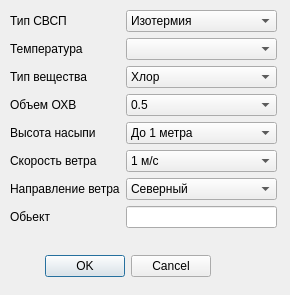
<?xml version="1.0" encoding="UTF-8"?>
<ui version="4.0">
 <class>InputParamsDialog</class>
 <widget class="QDialog" name="InputParamsDialog">
  <property name="geometry">
   <rect>
    <x>0</x>
    <y>0</y>
    <width>290</width>
    <height>295</height>
   </rect>
  </property>
  <property name="windowTitle">
   <string>Dialog</string>
  </property>
  <widget class="QDialogButtonBox" name="buttonBox">
   <property name="geometry">
    <rect>
     <x>30</x>
     <y>250</y>
     <width>181</width>
     <height>32</height>
    </rect>
   </property>
   <property name="orientation">
    <enum>Qt::Horizontal</enum>
   </property>
   <property name="standardButtons">
    <set>QDialogButtonBox::Cancel|QDialogButtonBox::Ok</set>
   </property>
  </widget>
  <widget class="QWidget" name="formLayoutWidget">
   <property name="geometry">
    <rect>
     <x>10</x>
     <y>10</y>
     <width>267</width>
     <height>231</height>
    </rect>
   </property>
   <layout class="QFormLayout" name="formLayout">
    <item row="0" column="0">
     <widget class="QLabel" name="label">
      <property name="toolTip">
       <string>&lt;html&gt;&lt;head/&gt;&lt;body&gt;&lt;p&gt;Степень вертикальной стойкости воздуха&lt;/p&gt;&lt;/body&gt;&lt;/html&gt;</string>
      </property>
      <property name="text">
       <string>Тип СВСП</string>
      </property>
     </widget>
    </item>
    <item row="1" column="0">
     <widget class="QLabel" name="label_2">
      <property name="text">
       <string>Температура</string>
      </property>
     </widget>
    </item>
    <item row="2" column="0">
     <widget class="QLabel" name="label_3">
      <property name="text">
       <string>Тип вещества</string>
      </property>
     </widget>
    </item>
    <item row="3" column="0">
     <widget class="QLabel" name="label_4">
      <property name="toolTip">
       <string>&lt;html&gt;&lt;head/&gt;&lt;body&gt;&lt;p&gt;Объем опасного химического вещества&lt;/p&gt;&lt;/body&gt;&lt;/html&gt;</string>
      </property>
      <property name="text">
       <string>Объем ОХВ</string>
      </property>
     </widget>
    </item>
    <item row="4" column="0">
     <widget class="QLabel" name="label_5">
      <property name="text">
       <string>Высота насыпи</string>
      </property>
     </widget>
    </item>
    <item row="0" column="1">
     <widget class="QComboBox" name="comboBox">
      <item>
       <property name="text">
        <string>Изотермия</string>
       </property>
      </item>
      <item>
       <property name="text">
        <string>Инверсия</string>
       </property>
      </item>
     </widget>
    </item>
    <item row="1" column="1">
     <widget class="QComboBox" name="comboBox_2"/>
    </item>
    <item row="2" column="1">
     <widget class="QComboBox" name="comboBox_3">
      <item>
       <property name="text">
        <string>Хлор</string>
       </property>
      </item>
      <item>
       <property name="text">
        <string>Амиак</string>
       </property>
      </item>
     </widget>
    </item>
    <item row="3" column="1">
     <widget class="QComboBox" name="comboBox_4">
      <item>
       <property name="text">
        <string>0.5</string>
       </property>
      </item>
      <item>
       <property name="text">
        <string>1</string>
       </property>
      </item>
      <item>
       <property name="text">
        <string>3</string>
       </property>
      </item>
      <item>
       <property name="text">
        <string>5</string>
       </property>
      </item>
      <item>
       <property name="text">
        <string>10</string>
       </property>
      </item>
      <item>
       <property name="text">
        <string>20</string>
       </property>
      </item>
      <item>
       <property name="text">
        <string>30</string>
       </property>
      </item>
      <item>
       <property name="text">
        <string>50</string>
       </property>
      </item>
      <item>
       <property name="text">
        <string>70</string>
       </property>
      </item>
      <item>
       <property name="text">
        <string>100</string>
       </property>
      </item>
      <item>
       <property name="text">
        <string>300</string>
       </property>
      </item>
     </widget>
    </item>
    <item row="4" column="1">
     <widget class="QComboBox" name="comboBox_5">
      <item>
       <property name="text">
        <string>До 1 метра</string>
       </property>
      </item>
      <item>
       <property name="text">
        <string>От 1 до 2 метров</string>
       </property>
      </item>
      <item>
       <property name="text">
        <string>От 2 и выше</string>
       </property>
      </item>
     </widget>
    </item>
    <item row="5" column="0">
     <widget class="QLabel" name="label_6">
      <property name="text">
       <string>Скорость ветра</string>
      </property>
     </widget>
    </item>
    <item row="5" column="1">
     <widget class="QComboBox" name="comboBox_6">
      <item>
       <property name="text">
        <string>1 м/с</string>
       </property>
      </item>
      <item>
       <property name="text">
        <string>2 м/с</string>
       </property>
      </item>
      <item>
       <property name="text">
        <string>3 м/с</string>
       </property>
      </item>
      <item>
       <property name="text">
        <string>4 м/с</string>
       </property>
      </item>
      <item>
       <property name="text">
        <string>5 м/с</string>
       </property>
      </item>
     </widget>
    </item>
    <item row="6" column="0">
     <widget class="QLabel" name="label_7">
      <property name="text">
       <string>Направление ветра</string>
      </property>
     </widget>
    </item>
    <item row="6" column="1">
     <widget class="QComboBox" name="comboBox_7">
      <item>
       <property name="text">
        <string>Северный</string>
       </property>
      </item>
      <item>
       <property name="text">
        <string>Восточный</string>
       </property>
      </item>
      <item>
       <property name="text">
        <string>Южный</string>
       </property>
      </item>
      <item>
       <property name="text">
        <string>Западный</string>
       </property>
      </item>
     </widget>
    </item>
    <item row="7" column="0">
     <widget class="QLabel" name="label_8">
      <property name="toolTip">
       <string>&lt;html&gt;&lt;head/&gt;&lt;body&gt;&lt;p&gt;Название обьекта&lt;/p&gt;&lt;/body&gt;&lt;/html&gt;</string>
      </property>
      <property name="text">
       <string>Обьект</string>
      </property>
     </widget>
    </item>
    <item row="7" column="1">
     <widget class="QLineEdit" name="lineEdit"/>
    </item>
   </layout>
  </widget>
 </widget>
 <resources/>
 <connections>
  <connection>
   <sender>buttonBox</sender>
   <signal>accepted()</signal>
   <receiver>InputParamsDialog</receiver>
   <slot>accept()</slot>
   <hints>
    <hint type="sourcelabel">
     <x>248</x>
     <y>254</y>
    </hint>
    <hint type="destinationlabel">
     <x>157</x>
     <y>274</y>
    </hint>
   </hints>
  </connection>
  <connection>
   <sender>buttonBox</sender>
   <signal>rejected()</signal>
   <receiver>InputParamsDialog</receiver>
   <slot>reject()</slot>
   <hints>
    <hint type="sourcelabel">
     <x>316</x>
     <y>260</y>
    </hint>
    <hint type="destinationlabel">
     <x>286</x>
     <y>274</y>
    </hint>
   </hints>
  </connection>
 </connections>
</ui>
